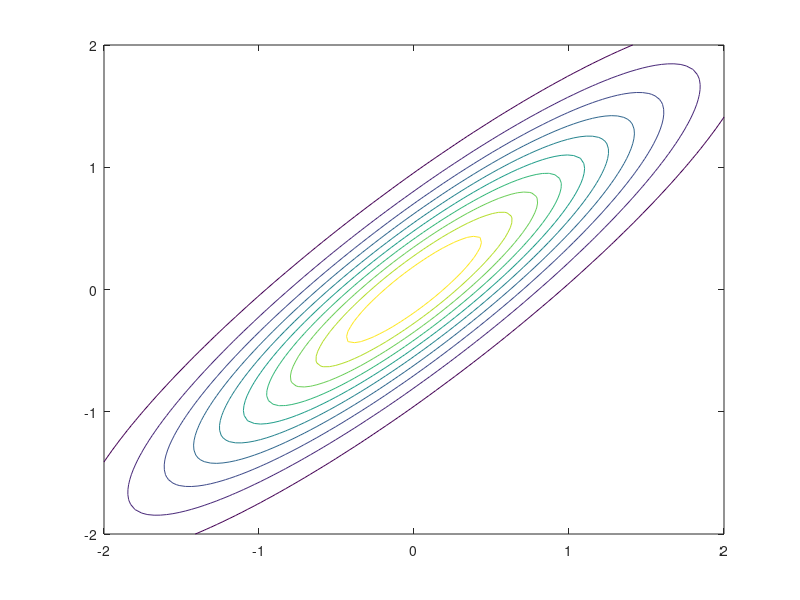

Here is the MATLAB script that generated this plot: (Note: this script raises an error after producing the figure.)
%% This file produces Figure 3b, running trace of SGLD and SGHMC
%% parameters

clear all;
global covS;
global invS;

V = 1;
% covariance matrix
rho = 0.9;
covS = [ 1, rho; rho, 1 ];
invS = inv( covS );
% intial 
x = [0;0];

% this is highest value tried so far for SGLD that does not diverge
etaSGLD = 0.05;
etaSGHMC = 0.05;
alpha = 0.035;
% number of steps 
L = 50;

probUMap = @(X,Y) exp( - 0.5 *( X .* X * invS(1,1) + 2 * X.*Y*invS(1,2) + Y.* Y *invS(2,2) )) / ( 2*pi*sqrt(abs(det (covS))));   
funcU = @(x) 0.5 * x'*invS*x;
gradUTrue = @(x) invS * x;
gradUNoise = @(x) invS * x  + randn(2,1);

[XX,YY] = meshgrid( linspace(-2,2), linspace(-2,2) );
ZZ = probUMap( XX, YY );
contour( XX, YY, ZZ );
hold on;
% set random seed
randn( 'seed',20 );

dsgld = sgld( gradUNoise, etaSGLD, L, x, V );
dsghmc = sghmc( gradUNoise, etaSGHMC, L, alpha, x, V );
h1=scatter( dsgld(1,:), dsgld(2,:), 'bx');
h2=scatter( dsghmc(1,:), dsghmc(2,:), 'ro' );


xlabel('x');
ylabel('y');
legend([h1 h2], {'SGLD', 'SGHMC'});
axis([-2.1 3 -2.1 3]);
len = 4;
set(gcf, 'PaperPosition', [0 0 len len/8.0*6.5] )
set(gcf, 'PaperSize', [len len/8.0*6.5] )
fgname = 'figure/sgldcmp-run';
saveas( gcf, fgname, 'fig');
saveas( gcf, fgname, 'pdf');
